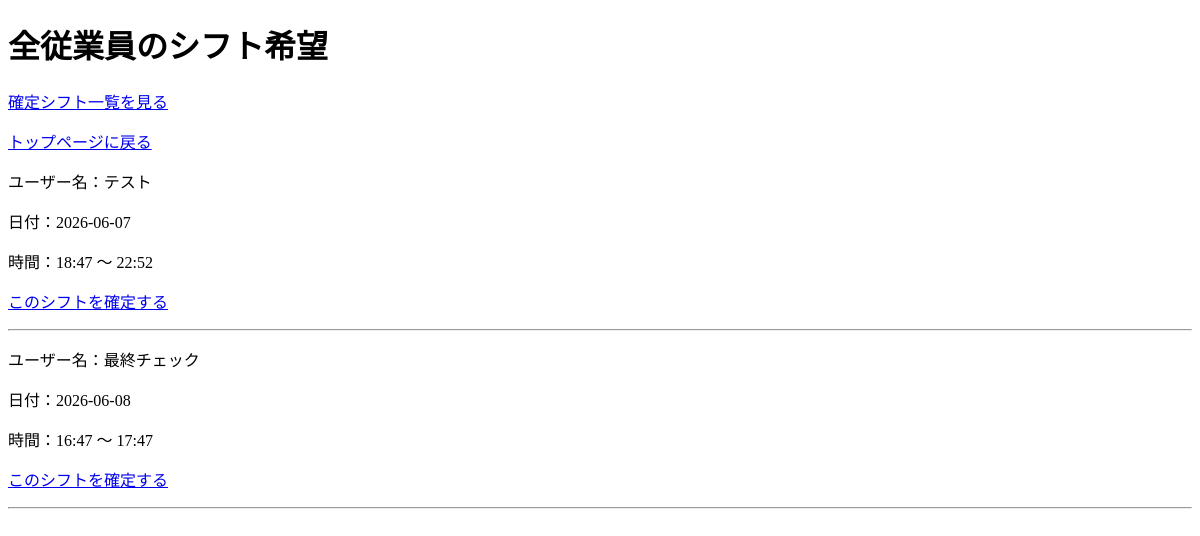
Page /admin (signed in) on the earlier database version.
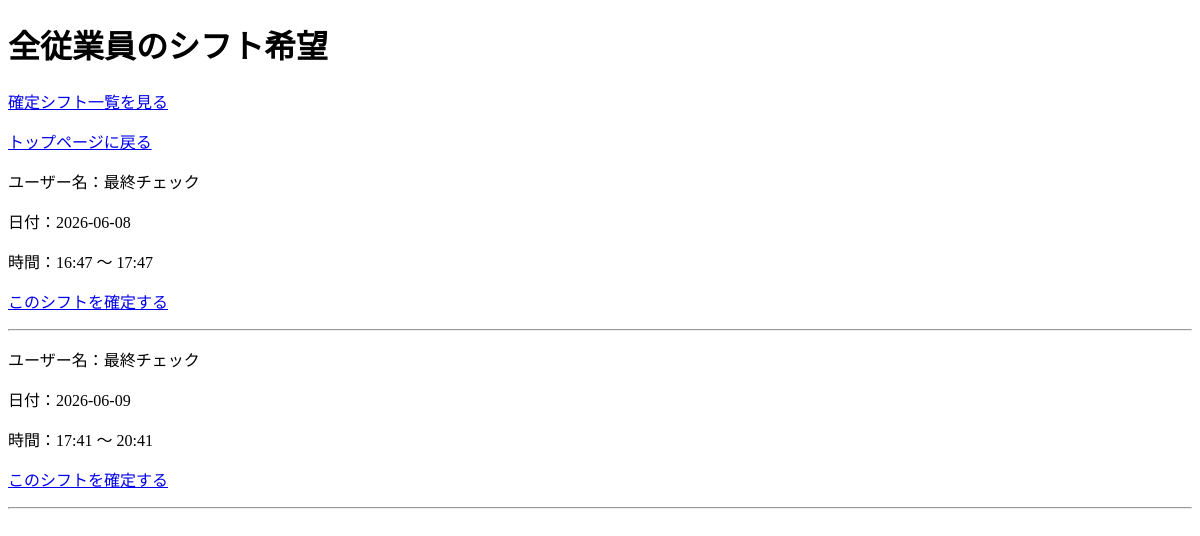
Same page on the later database version.
### tables this page shows
CREATE TABLE shifts (
            id INTEGER PRIMARY KEY AUTOINCREMENT,
            user_id INTEGER,
            name TEXT,
            date TEXT,
            time TEXT,
            end_time TEXT
        );

CREATE TABLE users (
            id INTEGER PRIMARY KEY AUTOINCREMENT,
            username TEXT UNIQUE,
            password TEXT,
            role TEXT
        );

### app.py (the view)
@app.route("/admin")
def admin():
    if "user_id" not in session:
        return redirect("/login")
    if not is_admin():
        return redirect("/")
    conn = get_db_connection()
    cursor = conn.cursor()
    cursor.execute(
        """
        SELECT
            shifts.id,
            users.username,
            shifts.date,
            shifts.time,
            shifts.end_time
        FROM shifts
        JOIN users
        ON shifts.user_id = users.id
        WHERE NOT EXISTS (
            SELECT 1
            FROM confirmed_shifts
            WHERE confirmed_shifts.user_id = shifts.user_id
              AND confirmed_shifts.date = shifts.date
              AND confirmed_shifts.time = shifts.time
              AND confirmed_shifts.end_time = shifts.end_time
        )
        ORDER BY shifts.date
        """
    )
    shifts = [
        {
            "id": row[0],
            "username": row[1],
            "date": row[2],
            "time": row[3],
            "end_time": row[4],
        }
        for row in cursor.fetchall()
    ]
    conn.close()
    return render_template(
        "admin.html",
        shifts=shifts,
    )

### app.py (called while the page is built)
def get_db_connection():
    return sqlite3.connect(DATABASE)

def is_admin():
    conn = get_db_connection()
    cursor = conn.cursor()
    cursor.execute(
        "SELECT role FROM users WHERE id = ?",
        (session["user_id"],),
    )
    user = cursor.fetchone()
    conn.close()
    return user[0] == "admin"

### templates/admin.html (shortened to what this page needs)
<!DOCTYPE html>
<html lang="ja">
<head>
</head>
<body>
    <h1>全従業員のシフト希望</h1>
    <p>
    <a href="/confirmed_shifts">確定シフト一覧を見る</a>
</p>
<p>
    <a href="/">トップページに戻る</a>
</p>
    {% for shift in shifts %}
        <p>
            ユーザー名：{{ shift.username }}
        </p>
        <p>
            日付：{{ shift.date }}
        </p>
        <p>
            時間：{{ shift.time }} ～ {{ shift.end_time }}
        </p>
        <p>
            <a href="/confirm_shift/{{ shift.id }}">このシフトを確定する</a>
        </p>
        <hr>
    {% endfor %}
</body>
</html>

Differences in the rows shown:
no longer on this page (row unchanged): shifts: username "テスト", date "2026-06-07", time "18:47", end_time "22:52"
added shifts: username "最終チェック", date "2026-06-09", time "17:41", end_time "20:41"
